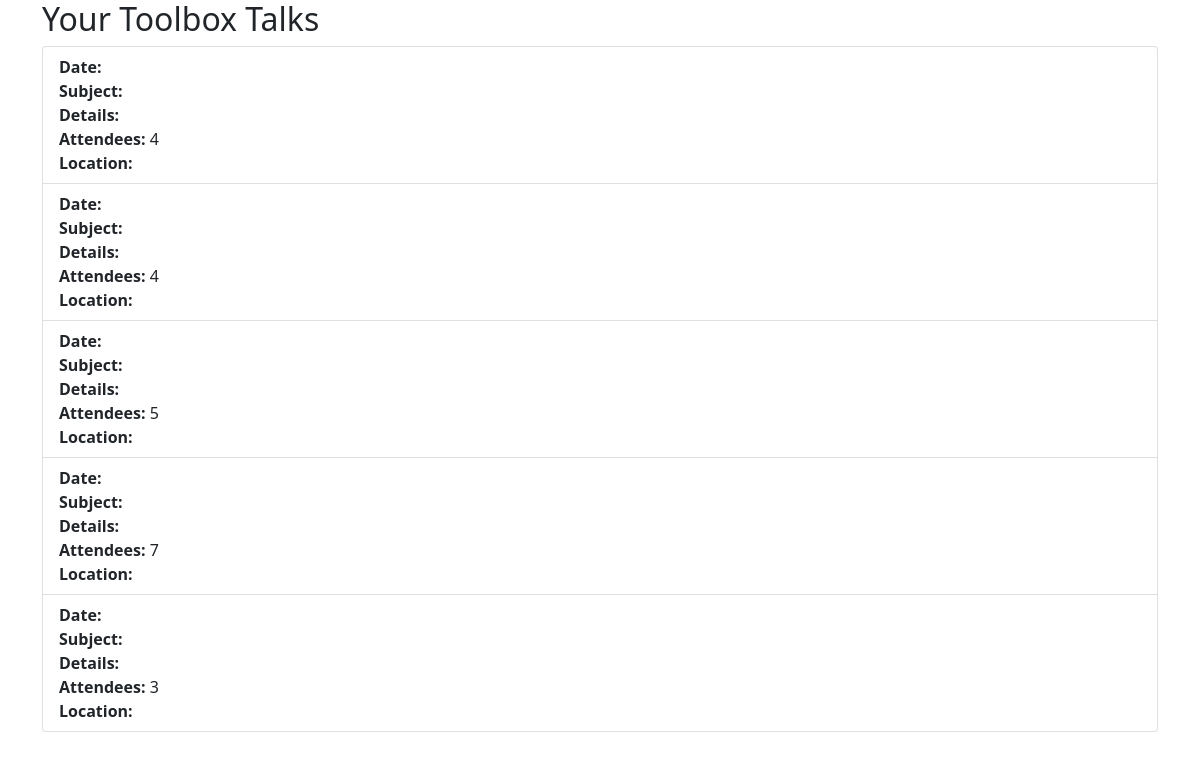
/forms/toolbox_talk/list/ (signed in), run on an earlier commit of the app's database.
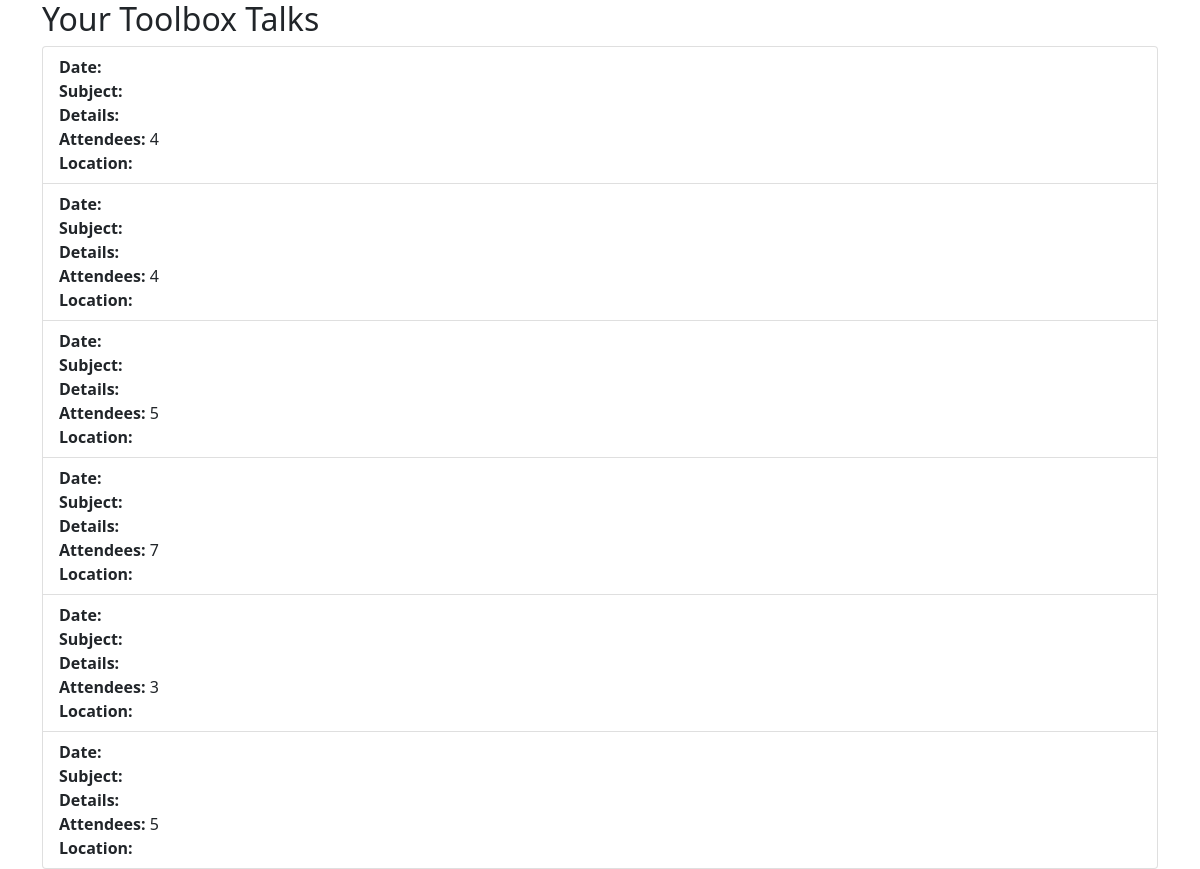
And on a later commit of the database.
### forms/models.py (models this page shows)
class ToolboxTalkForm(models.Model):
    JOB_DESCRIPTION_CHOICES = [
        ('Corrective', 'Corrective'),
        ('Preventive', 'Preventive'),
        ('Installation', 'Installation'),
        ('Bolting', 'Bolting'),
    ]
    user = models.ForeignKey(User, on_delete=models.CASCADE)
    date = models.DateField(default=timezone.now)
    toolbox_talk = models.IntegerField(default=1)
    omc = models.CharField(max_length=255, choices=WorkCompletionForm.OMC_CHOICES, default='Goil')
    site_name = models.CharField(max_length=255)
    Job_description = models.CharField(max_length=255, choices=JOB_DESCRIPTION_CHOICES, default='Corrective')
    attendees = models.IntegerField()
    image = models.ImageField(upload_to='toolbox_talk_images/', null=True, blank=True)
    latitude = models.DecimalField(max_digits=9, decimal_places=6, null=True, blank=True)
    longitude = models.DecimalField(max_digits=9, decimal_places=6, null=True, blank=True)

### forms/views.py (the view)
# urls.py: path('toolbox_talk/list/', toolbox_talk_list, name='toolbox_talk_list'),
@login_required
def toolbox_talk_list(request):
    forms = ToolboxTalkForm.objects.filter(user=request.user)
    return render(request, 'forms/toolbox_talk_list.html', {'forms': forms})

### templates/forms/toolbox_talk_list.html (shortened to what this page needs)
{% load static %}
<!DOCTYPE html>
<html lang="en">
<head>
    <link rel="stylesheet" href="{% static 'css/bootstrap.min.css' %}">
</head>
<body>
    <div class="container">
        <h2>Your Toolbox Talks</h2>
        <ul class="list-group">
            {% for form in forms %}
            <li class="list-group-item">
                <strong>Date:</strong> {{ form.talk_date }} <br>
                <strong>Subject:</strong> {{ form.subject }} <br>
                <strong>Details:</strong> {{ form.details }} <br>
                <strong>Attendees:</strong> {{ form.attendees }} <br>
                <strong>Location:</strong> {{ form.location }} <br>
            </li>
            {% endfor %}
        </ul>
    </div>
</body>
</html>

What changed in the data, as far as the page shows it:
added ToolboxTalkForm: attendees "5"
